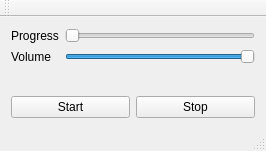
<?xml version="1.0" encoding="UTF-8"?>
<ui version="4.0">
 <class>MainWindow</class>
 <widget class="QMainWindow" name="MainWindow">
  <property name="geometry">
   <rect>
    <x>0</x>
    <y>0</y>
    <width>266</width>
    <height>151</height>
   </rect>
  </property>
  <property name="windowTitle">
   <string>MainWindow</string>
  </property>
  <widget class="QWidget" name="centralWidget">
   <layout class="QVBoxLayout" name="verticalLayout_2">
    <item>
     <layout class="QVBoxLayout" name="verticalLayout">
      <item>
       <layout class="QFormLayout" name="formLayout">
        <item row="0" column="0">
         <widget class="QLabel" name="label">
          <property name="text">
           <string>Progress</string>
          </property>
         </widget>
        </item>
        <item row="0" column="1">
         <widget class="QSlider" name="SliderProgress">
          <property name="orientation">
           <enum>Qt::Horizontal</enum>
          </property>
         </widget>
        </item>
        <item row="1" column="0">
         <widget class="QLabel" name="label_2">
          <property name="text">
           <string>Volume</string>
          </property>
         </widget>
        </item>
        <item row="1" column="1">
         <widget class="QSlider" name="SliderVolume">
          <property name="value">
           <number>99</number>
          </property>
          <property name="orientation">
           <enum>Qt::Horizontal</enum>
          </property>
         </widget>
        </item>
       </layout>
      </item>
      <item>
       <layout class="QHBoxLayout" name="horizontalLayout">
        <item>
         <widget class="QPushButton" name="pushButton">
          <property name="text">
           <string>Start</string>
          </property>
         </widget>
        </item>
        <item>
         <widget class="QPushButton" name="pushButton_2">
          <property name="text">
           <string>Stop</string>
          </property>
         </widget>
        </item>
       </layout>
      </item>
     </layout>
    </item>
   </layout>
  </widget>
  <widget class="QToolBar" name="mainToolBar">
   <attribute name="toolBarArea">
    <enum>TopToolBarArea</enum>
   </attribute>
   <attribute name="toolBarBreak">
    <bool>false</bool>
   </attribute>
  </widget>
  <widget class="QStatusBar" name="statusBar"/>
 </widget>
 <layoutdefault spacing="6" margin="11"/>
 <resources/>
 <connections/>
</ui>
